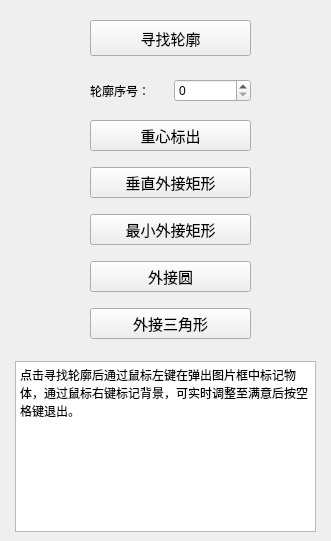
    <widget class="QWidget" name="Feature">
     <property name="geometry">
      <rect>
       <x>0</x>
       <y>0</y>
       <width>331</width>
       <height>541</height>
      </rect>
     </property>
     <attribute name="label">
      <string>图像分割与特征</string>
     </attribute>
     <widget class="QPushButton" name="pushButtonFind">
      <property name="geometry">
       <rect>
        <x>90</x>
        <y>20</y>
        <width>161</width>
        <height>36</height>
       </rect>
      </property>
      <property name="font">
       <font>
        <family>微软雅黑</family>
        <pointsize>11</pointsize>
       </font>
      </property>
      <property name="text">
       <string>寻找轮廓</string>
      </property>
     </widget>
     <widget class="QWidget" name="">
      <property name="geometry">
       <rect>
        <x>90</x>
        <y>70</y>
        <width>161</width>
        <height>41</height>
       </rect>
      </property>
      <layout class="QHBoxLayout" name="horizontalLayout_9">
       <item>
        <widget class="QLabel" name="label_20">
         <property name="text">
          <string>轮廓序号：</string>
         </property>
        </widget>
       </item>
       <item>
        <widget class="QSpinBox" name="CntspinBox"/>
       </item>
      </layout>
     </widget>
     <widget class="QTextBrowser" name="textBrowser">
      <property name="geometry">
       <rect>
        <x>15</x>
        <y>361</y>
        <width>301</width>
        <height>171</height>
       </rect>
      </property>
      <property name="html">
       <string>&lt;!DOCTYPE HTML PUBLIC &quot;-//W3C//DTD HTML 4.0//EN&quot; &quot;http://www.w3.org/TR/REC-html40/strict.dtd&quot;&gt;
&lt;html&gt;&lt;head&gt;&lt;meta name=&quot;qrichtext&quot; content=&quot;1&quot; /&gt;&lt;style type=&quot;text/css&quot;&gt;
p, li { white-space: pre-wrap; }
&lt;/style&gt;&lt;/head&gt;&lt;body style=&quot; font-family:'SimSun'; font-size:9pt; font-weight:400; font-style:normal;&quot;&gt;
&lt;p style=&quot; margin-top:0px; margin-bottom:0px; margin-left:0px; margin-right:0px; -qt-block-indent:0; text-indent:0px;&quot;&gt;点击寻找轮廓后通过鼠标左键在弹出图片框中标记物体，通过鼠标右键标记背景，可实时调整至满意后按空格键退出。&lt;/p&gt;
&lt;p style=&quot;-qt-paragraph-type:empty; margin-top:0px; margin-bottom:0px; margin-left:0px; margin-right:0px; -qt-block-indent:0; text-indent:0px;&quot;&gt;&lt;br /&gt;&lt;/p&gt;&lt;/body&gt;&lt;/html&gt;</string>
      </property>
     </widget>
     <widget class="QWidget" name="">
      <property name="geometry">
       <rect>
        <x>90</x>
        <y>110</y>
        <width>161</width>
        <height>241</height>
       </rect>
      </property>
      <layout class="QVBoxLayout" name="verticalLayout_15">
       <item>
        <widget class="QPushButton" name="pushButtonCenter">
         <property name="font">
          <font>
           <family>微软雅黑</family>
           <pointsize>11</pointsize>
          </font>
         </property>
         <property name="text">
          <string>重心标出</string>
         </property>
        </widget>
       </item>
       <item>
        <widget class="QPushButton" name="pushButtonRect">
         <property name="font">
          <font>
           <family>微软雅黑</family>
           <pointsize>11</pointsize>
          </font>
         </property>
         <property name="text">
          <string>垂直外接矩形</string>
         </property>
        </widget>
       </item>
       <item>
        <widget class="QPushButton" name="pushButtonMiniRect">
         <property name="font">
          <font>
           <family>微软雅黑</family>
           <pointsize>11</pointsize>
          </font>
         </property>
         <property name="text">
          <string>最小外接矩形</string>
         </property>
        </widget>
       </item>
       <item>
        <widget class="QPushButton" name="pushButtonCircle">
         <property name="font">
          <font>
           <family>微软雅黑</family>
           <pointsize>11</pointsize>
          </font>
         </property>
         <property name="text">
          <string>外接圆</string>
         </property>
        </widget>
       </item>
       <item>
        <widget class="QPushButton" name="pushButtonTri">
         <property name="font">
          <font>
           <family>微软雅黑</family>
           <pointsize>11</pointsize>
          </font>
         </property>
         <property name="text">
          <string>外接三角形</string>
         </property>
        </widget>
       </item>
      </layout>
     </widget>
    </widget>
